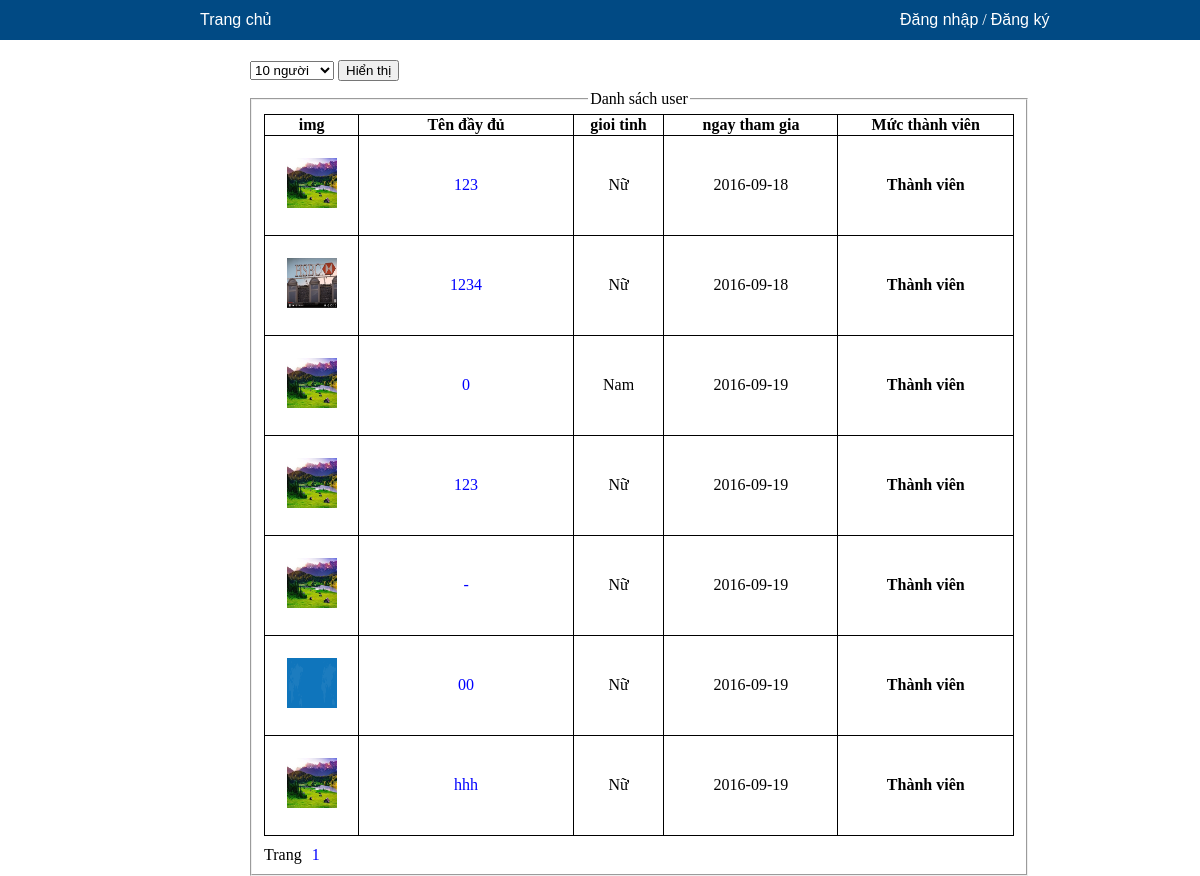
The page / on the database its author committed.
### tables this page shows
CREATE TABLE `user` (
  `pk_user_id` int(11) NOT NULL,
  `fullname` varchar(500) NOT NULL,
  `name` varchar(500) NOT NULL,
  `email` varchar(200) NOT NULL,
  `phone` varchar(200) NOT NULL,
  `img` varchar(200) NOT NULL,
  `password` varchar(200) NOT NULL,
  `description` varchar(1000) NOT NULL,
  `ngaysinh` date NOT NULL,
  `gioitinh` int(11) NOT NULL DEFAULT '0',
  `quyen` int(11) NOT NULL DEFAULT '0',
  `ngay_tham_gia` date NOT NULL,
  `nguoi_gioi_thieu` varchar(300) NOT NULL
);

### index.php (called while the page is built, shortened)
<?php
	include "config.php";
	include "model/model.php";
	$controller = isset($_GET["controller"]) ? $_GET["controller"]:"";
	if ($controller != "")
		$controller = "controller/controller_$controller.php";
	else
		$controller = "controller/controller_main.php";
	include "view/view_layout.php";
?>

### controller/controller_main.php (called while the page is built, shortened)
<?php
	$arr1 = array();
	if (isset($_SESSION["username"])){
		$a = fetch_one("select * from user where name='$name'");
		$i = $a['pk_user_id'];
		$quyen = $a["quyen"];
		switch ($quyen) {
			case 1:
				$arr1 = fetch("select * from user where quyen=0 || quyen=1");
				$_SESSION["edit_arr"] = fetch("select * from user where quyen=0 OR (quyen=1 AND pk_user_id=$i)");
				break;
			case 2:
				$arr1 = fetch("select * from user");
				$_SESSION["edit_arr"] = fetch("select * from user");
				break;
			case 0:
				$arr1 = fetch("select * from user where quyen=0");
				$_SESSION["edit_arr"] = fetch("select * from user where quyen=0");
				break;
			default:
				break;
		}
	}
	else
		$arr1 = fetch("select * from user where quyen=0");
	$pagination = isset($_SESSION["pagination"]) ? $_SESSION["pagination"]:10;
	$all = count($arr1);
	$page = ($all % $pagination==0) ? $all/$pagination:ceil($all/$pagination);
	$p = isset($_GET["p"]) ? $_GET["p"]:1;
	$arr = array();
	for($i=($p-1)*$pagination; $i<$all&&$i<$p*$pagination; $i++){
		$arr[] = $arr1[$i];
	}
	include "view/view_main.php";
?>

### model/model.php (called while the page is built, shortened)
<?php
	function fetch($sql){
		global $con;
		$array = mysqli_query($con,$sql);
		$arr = array();
		while ( $row = mysqli_fetch_array($array)) {
			$arr[] = $row;
		}
		return $arr;
	}
?>

### view/view_main.php (the view, shortened to what this page needs)
<form method="post" action="" style="position:absolute; top:60px; left:250px">
<select name="pagination">
	<option value="10" <?php echo ($_SERVER["REQUEST_METHOD"]=="POST")&&($_POST["pagination"]==10) ? "selected":""; ?>>10 người</option>
</select>
<input type="submit" value="Hiển thị">
</form>
<fieldset style="width:750px; text-align:center; margin:50px 250px; position:absolute; top:40px;">
	<legend>Danh sách user</legend>
	<table style=" border-collapse: collapse;">
		<tr>
			<th style="border:1px solid black; width:100px; ">img</th>
			<th style="border: 1px solid black; width:250px; ">Tên đầy đủ</th>
			<th style="border: 1px solid black; width:100px; ">gioi tinh</th>
			<th style="border: 1px solid black; width:200px; ">ngay tham gia</th>
			<th style="border: 1px solid black; width:200px; ">Mức thành viên</th>
		</tr>
		<?php
			foreach ($arr as $value) {
		?>
		<tr>
			<td style="border:1px solid black; line-height:60px"><a href="index.php?controller=user&id=<?php echo $value['pk_user_id'];?>"><img style=" width: 50px; height: 50px; margin-top: 20px "src="<?php echo $value['img']; ?>"></a></td>
			<td style="border:1px solid black;"><a href="index.php?controller=user&id=<?php echo $value["pk_user_id"]; ?>"><?php echo $value["fullname"]; ?></a></td>
			<td style="border:1px solid black;"><?php echo ($value["gioitinh"]==1) ? "Nam":"Nữ"; ?></td>
			<td style="border:1px solid black;"><?php echo $value["ngay_tham_gia"]; ?></td>
			<th style="border: 1px solid black; width:150px; ">
				<?php
					switch ($value["quyen"]) {
						case 0:
							echo "Thành viên";
							break;
					}
				?>
			</th>
			<?php } ?>
		</tr>
	</table>
	<div style="text-align:left;margin-top:10px">
<?php
	echo "Trang&nbsp" ;
	for ($i=1; $i<=$page; $i++){
?>
		<a href="index.php?p=<?php echo $i; ?>" style="margin:0 2px"><?php echo $i; ?></a>
<?php } ?>
</div>
</fieldset>

### view/view_layout.php (shortened to what this page needs)
<!DOCTYPE html>
<html onclick="bodyClick(event)">
<head>
	<link rel="stylesheet" type="text/css" href="public/layout.css">
</head>
<body style="padding:0; margin:0; position:relative">
	<div class="header">
		<a href="index.php" style="color:white; text-decoration:none; font-family:Arial; float:left; margin-left:200px">Trang chủ</a>
			<?php
				if (!isset($_SESSION["username"])){
			?>
			<div class="content">
				<a href="index.php?controller=login" title="Đăng nhập"
				>Đăng nhập</a> /
				<a href="index.php?controller=sign_up" title="Đăng ký">Đăng ký</a>
			</div>
			<?php } ?>
	</div>
	<?php
		if (isset($controller))
			include $controller;
	?>
</body>
</html>

### public/layout.css (style rules this page uses)
.header { background:#014A84; margin-left:0; line-height:40px; }
.header .content { margin-left:900px; color:white; }
.header .content a { color: white; text-decoration: none; font-family: Arial; }
a { text-decoration: none; color:blue; }
a img { border: 1px solid white; }

### rows shown on the page
user: img (picture), fullname "123", gioitinh "Nữ", ngay_tham_gia "2016-09-18", quyen "Thành viên"
user: img (picture), fullname "1234", gioitinh "Nữ", ngay_tham_gia "2016-09-18", quyen "Thành viên"
user: img (picture), fullname "0", gioitinh "Nam", ngay_tham_gia "2016-09-19", quyen "Thành viên"
user: img (picture), fullname "123", gioitinh "Nữ", ngay_tham_gia "2016-09-19", quyen "Thành viên"
user: img (picture), fullname "-", gioitinh "Nữ", ngay_tham_gia "2016-09-19", quyen "Thành viên"
user: img (picture), fullname "00", gioitinh "Nữ", ngay_tham_gia "2016-09-19", quyen "Thành viên"
user: img (picture), fullname "hhh", gioitinh "Nữ", ngay_tham_gia "2016-09-19", quyen "Thành viên"
